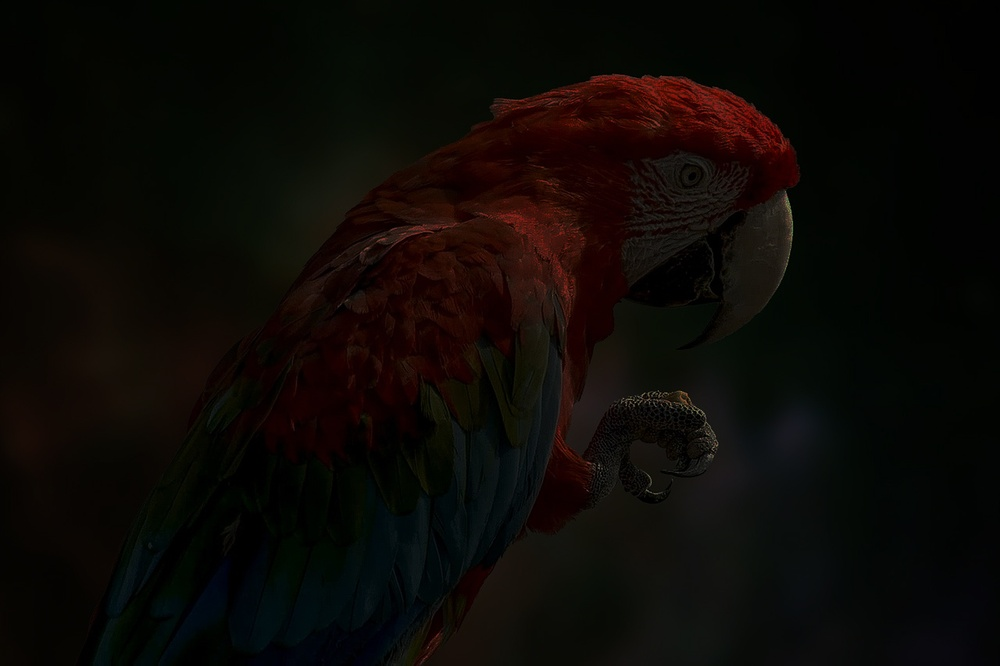
#> input picture parrot.jpg, 1000 x 666 px, shrunk from 1280 x 853 before the run
$ jupyter execute Histogram.ipynb
#> lines starting #> are read from the running program, lines starting #| are printed output that depends on the picture
# Ex. No: 03
## Histogram Equalization Using OpenCV (Grayscale & Color Images)

**Name :**  KAWIN K V  **Reg. No :**  212225040181   **Slot No :** ___________________

### Write a Python program using OpenCV to perform histogram equalization on the given grayscale image **"parrot.jpg"**.

The program should:

- Import the required libraries (**OpenCV, NumPy, Matplotlib**).
- Read the image **"parrot.jpg"** in **grayscale** format.
- Display the grayscale image and plot its histogram.
- Perform **histogram equalization** on the grayscale image using `cv2.equalizeHist()` to enhance its contrast.
- Using Matplotlib, display the following in a **2 × 2 grid layout**:
  - Original Grayscale Image
  - Histogram of Original Image
  - Enhanced (Equalized) Image
  - Histogram of Enhanced Image

[cell 1]
# Import required libraries

import cv2
import numpy as np
import matplotlib.pyplot as plt

[cell 2]
# Read the image in grayscale format

img = cv2.imread('parrot.jpg', cv2.IMREAD_GRAYSCALE)
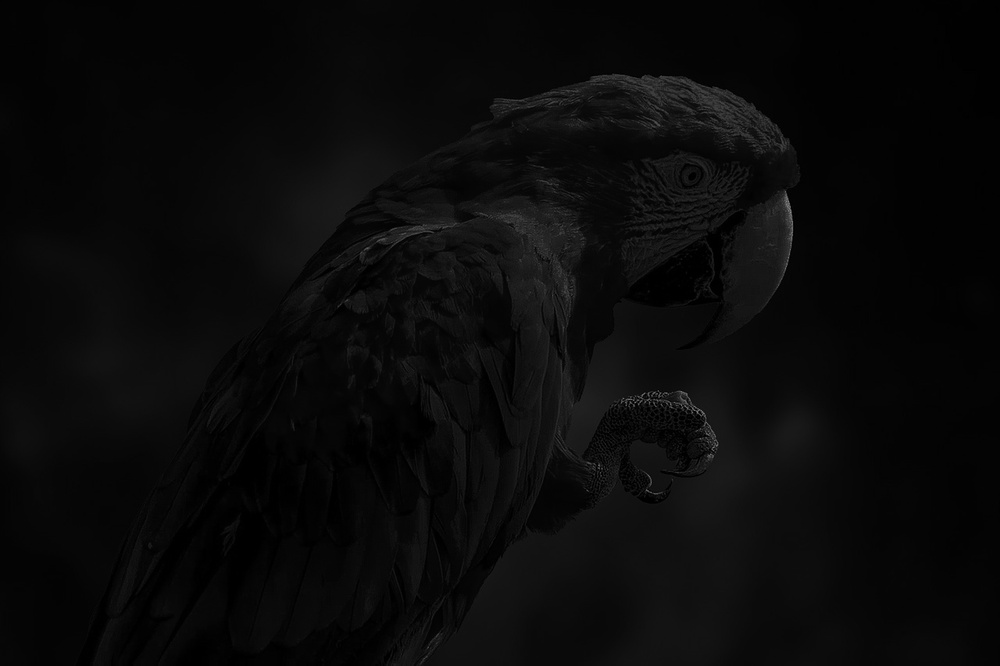
#> img: shape (666, 1000); min 0, max 144, mean 9.7

[cell 3]
# Display the grayscale image.

plt.imshow(img, cmap='gray')
plt.title("Grayscale Image")
plt.axis('off')
plt.show()

[cell 4]
# Plot the histogram of the grayscale image

plt.hist(img.ravel(), bins=256, range=[0, 256])
plt.title("Original Image Histogram")
plt.show()
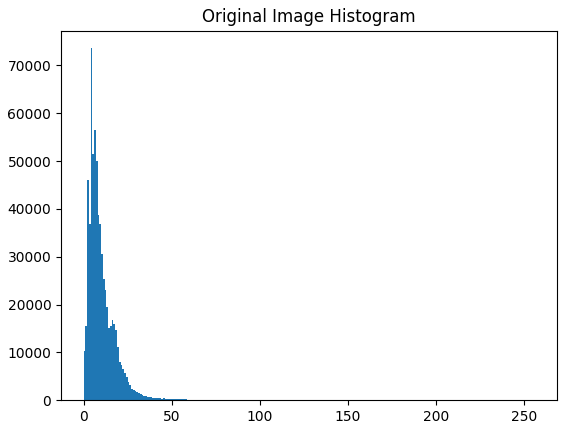
#> figure drawn by matplotlib, 1 panel; tallest bar 73601 high, from x = 4 to 5

[cell 5]
# Perform histogram equalization

equalized_img = cv2.equalizeHist(img)
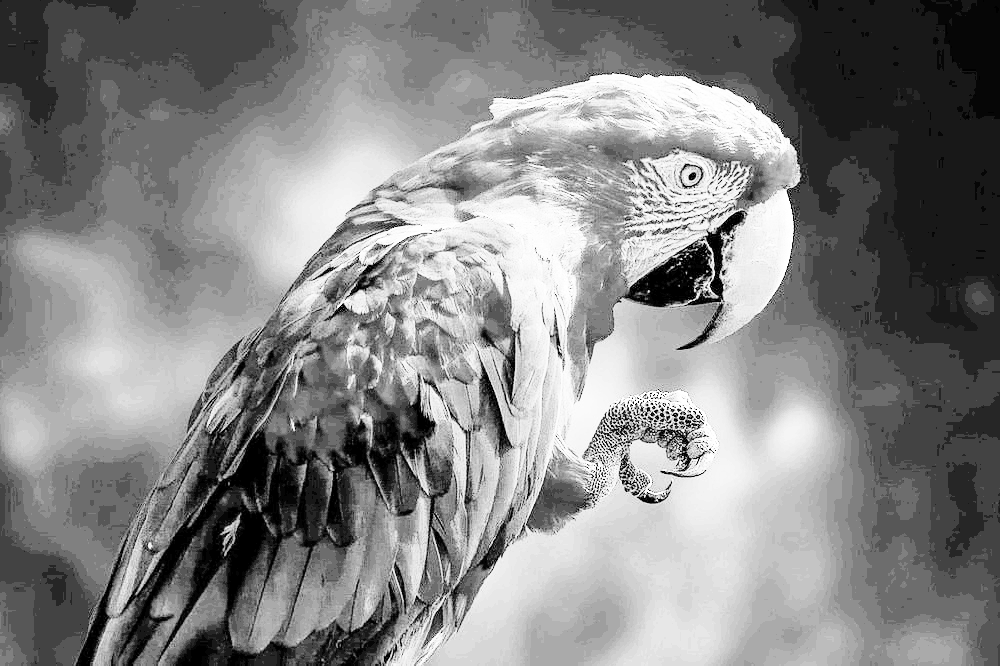
#> equalized_img: shape (666, 1000); min 0, max 255, mean 132.7

[cell 6]
# Display [1] the Original Image (Gray Image) and its Histogram, and [2] the Enhanced Image and its Histogram using a 2×2 layout in Matplotlib.
plt.figure(figsize=(12, 8))
plt.subplot(2, 2, 1)
plt.imshow(img, cmap='gray')
plt.title("Original Grayscale Image")
plt.axis('off')
plt.subplot(2, 2, 2)
plt.hist(img.ravel(), bins=256, range=[0, 256])
plt.title("Original Image Histogram")
plt.subplot(2, 2, 3)
plt.imshow(equalized_img, cmap='gray')
plt.title("Enhanced (Equalized) Image")
plt.axis('off')
plt.subplot(2, 2, 4)
plt.hist(equalized_img.ravel(), bins=256, range=[0, 256])
plt.title("Histogram of Enhanced Image")
plt.tight_layout()
plt.show()
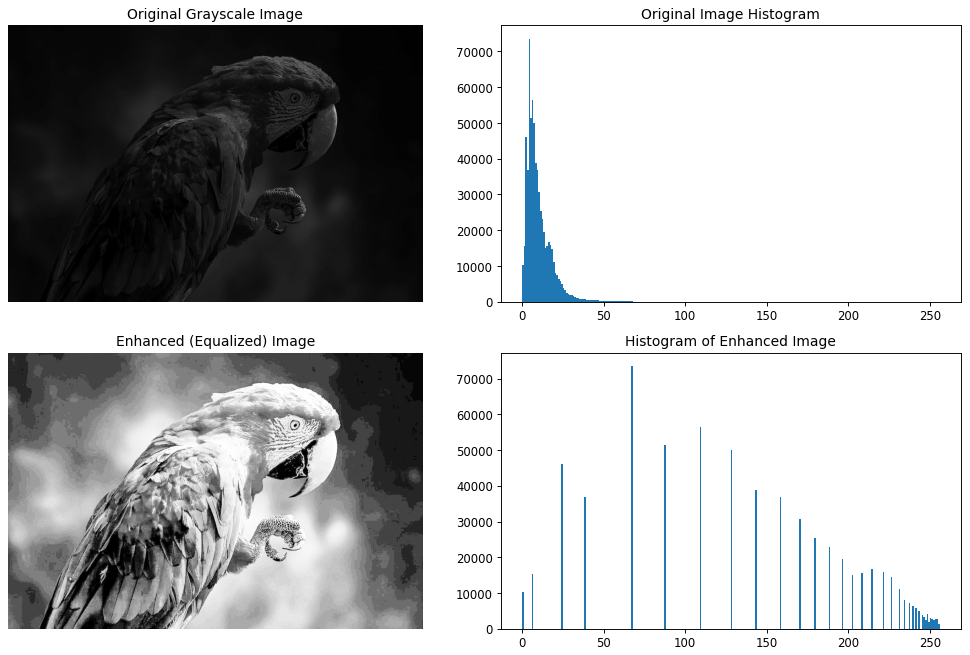
#> figure drawn by matplotlib, 4 panels; panel 2: tallest bar 73601 high, from x = 4 to 5; panel 4: tallest bar 73601 high, from x = 67 to 68

### Write a Python program using OpenCV to perform color image enhancement through histogram equalization in the HSV color space on the given image **"parrot.jpg"**.

The program should:

- Import the required libraries (**OpenCV, NumPy, Matplotlib**).
- Read the color image **"parrot.jpg"**.
- Plot the **histogram of the original color image** (use the **B, G, and R** channels).
- Convert the image from **BGR to HSV** color space.
- Apply **histogram equalization** to one specific channel to improve brightness and contrast using `cv2.equalizeHist()`.
- Convert the enhanced HSV image back to **BGR** format.
- Using Matplotlib, display the following in a **2 × 2 grid layout**:
  - Original Color Image
  - Histogram of Original Image (BGR channels)
  - Enhanced Color Image
  - Histogram of Enhanced Image (BGR channels)

[cell 7]
# Import required libraries

import cv2
import matplotlib.pyplot as plt

[cell 8]
# Read the colorgiven parrot.jpg image.
img1 = cv2.imread('parrot.jpg', cv2.IMREAD_COLOR)
#> img1 is the input picture: shape (666, 1000, 3); mean B, G, R 5.7, 9.1, 12.4
plt.imshow(img1)
plt.title('Colour Image')
plt.axis("off")
plt.show()

[cell 9]
# Plot the histogram of colour image

for i, color in enumerate(['b', 'g', 'r']):
    plt.hist(img1[:, :, i].ravel(), bins=256, range=[0, 256],
             color=color, alpha=0.5, label=color.upper())
plt.title("Histogram of Original Image")
plt.legend()
plt.show()
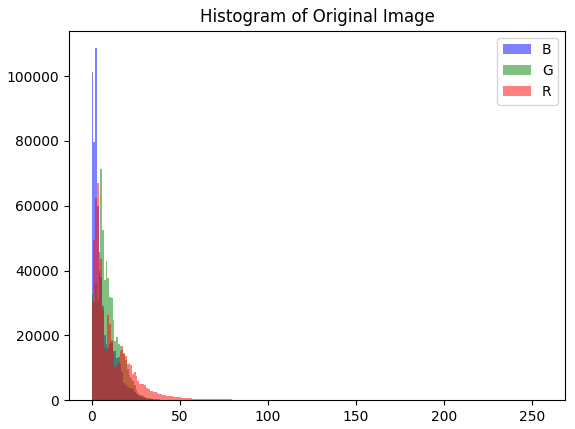
#> figure drawn by matplotlib, 1 panel; tallest bar 108608 high, from x = 2 to 3; tallest bar 71472 high, from x = 5 to 6; tallest bar 67111 high, from x = 3 to 4

[cell 10]
# Convert to HSV.

hsv = cv2.cvtColor(img1, cv2.COLOR_BGR2HSV)
#> hsv: shape (666, 1000, 3); mean H, S, V 41.7, 165.8, 14.5

[cell 11]
# Perform histogram equalization
hsv[:, :, 2] = cv2.equalizeHist(hsv[:, :, 2])
#> hsv: shape (666, 1000, 3); mean H, S, V 41.7, 165.8, 131.2

[cell 12]
# Convert back to BGR format
enhanced_img = cv2.cvtColor(hsv, cv2.COLOR_HSV2BGR)
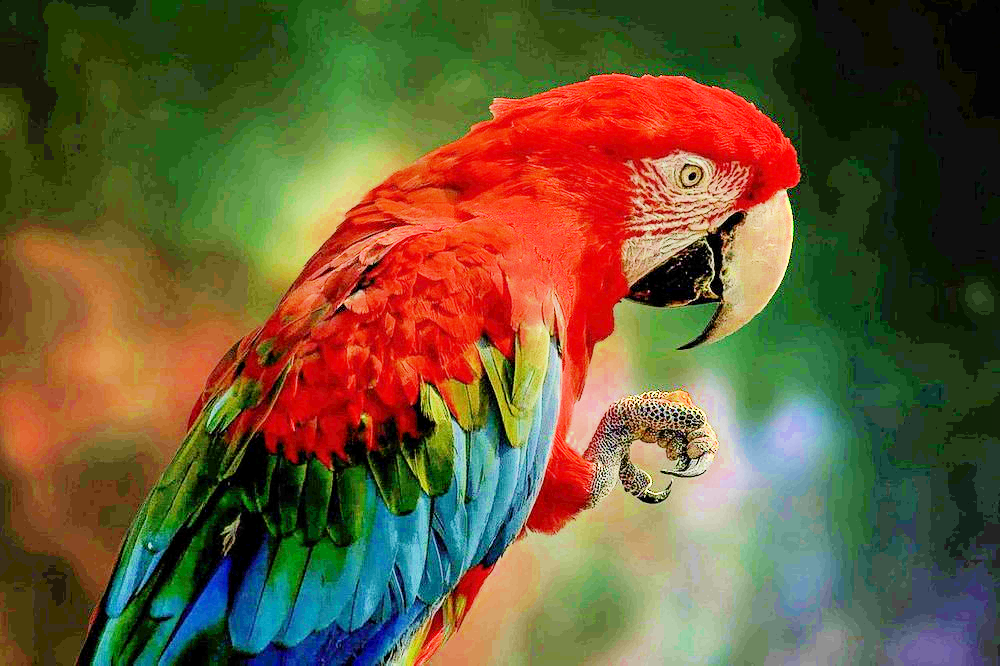
#> enhanced_img: shape (666, 1000, 3); mean B, G, R 55.7, 90.4, 106.6

[cell 13]
# Display

plt.figure(figsize=(12, 8))

plt.subplot(2, 2, 1)
plt.imshow(cv2.cvtColor(img, cv2.COLOR_BGR2RGB))
plt.title("Original Color Image")
plt.axis('off')
plt.subplot(2, 2, 2)
for i, color in enumerate(['b', 'g', 'r']):
    plt.hist(img1[:, :, i].ravel(), bins=256, range=[0, 256],
             color=color, alpha=0.5, label=color.upper())
plt.title("Histogram of Original Image")
plt.legend()
plt.subplot(2, 2, 3)
plt.imshow(cv2.cvtColor(enhanced_img, cv2.COLOR_BGR2RGB))
plt.title("Enhanced Color Image")
plt.axis('off')
plt.subplot(2, 2, 4)
for i, color in enumerate(['b', 'g', 'r']):
    plt.hist(enhanced_img[:, :, i].ravel(), bins=256,
             range=[0, 256], color=color, alpha=0.5,
             label=color.upper())
plt.title("Histogram of Enhanced Image")
plt.legend()
plt.tight_layout()
plt.show()
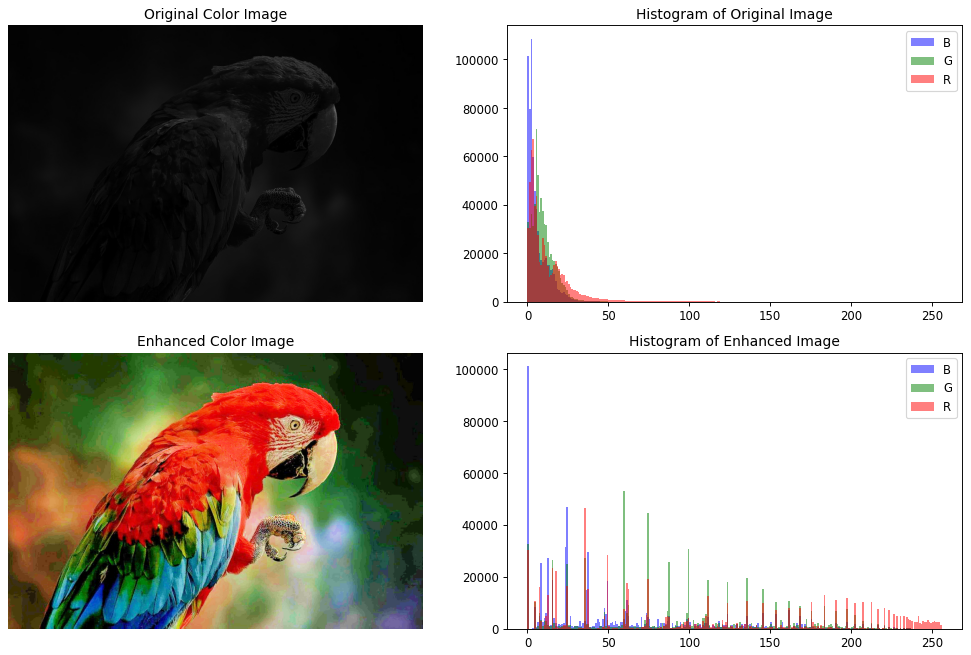
#> figure drawn by matplotlib, 4 panels; panel 2: tallest bar 108608 high, from x = 2 to 3; panel 2: tallest bar 71472 high, from x = 5 to 6; panel 2: tallest bar 67111 high, from x = 3 to 4; panel 4: tallest bar 101252 high, from x = 0 to 1
